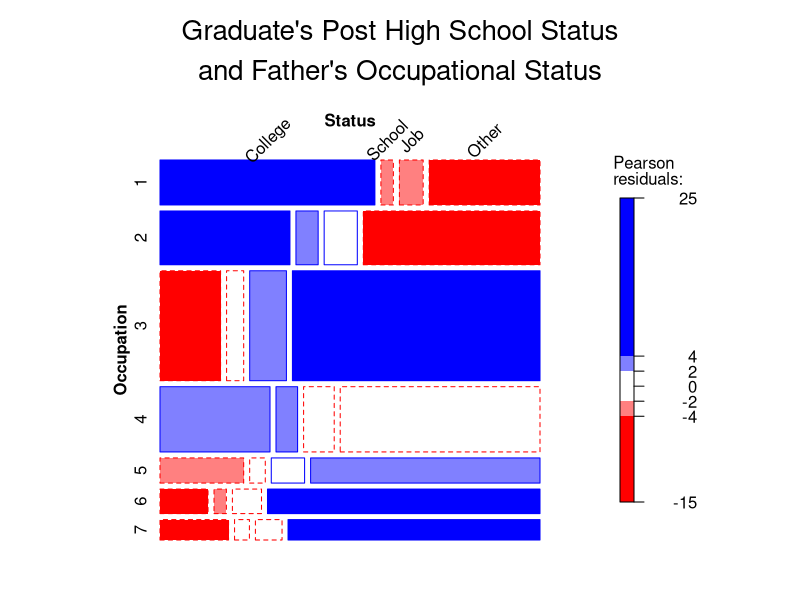
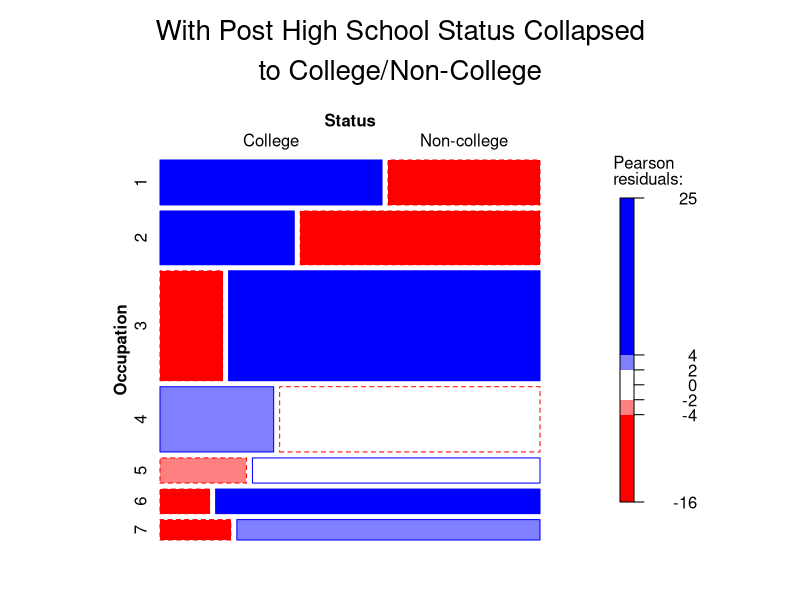
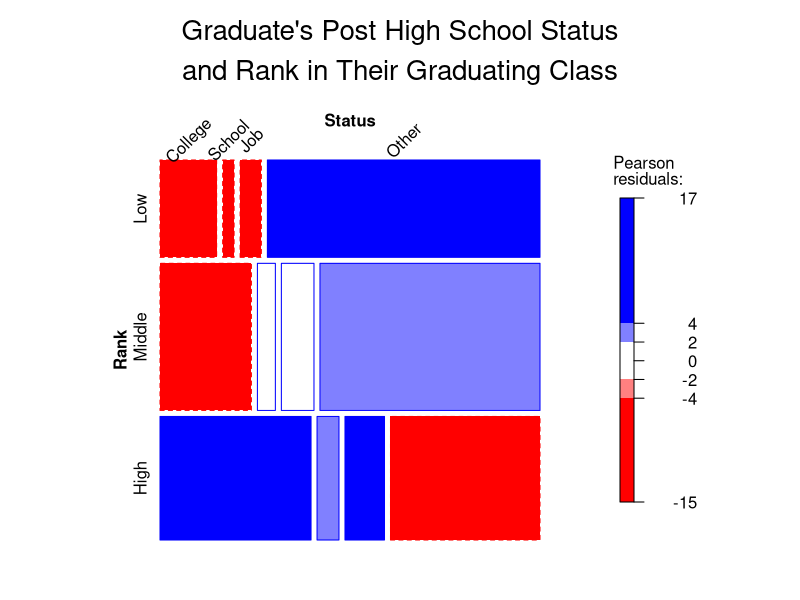
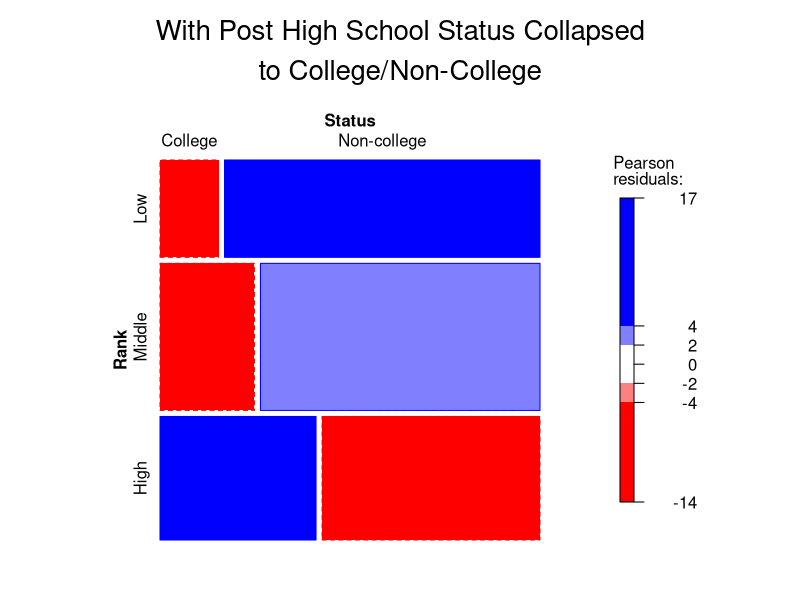
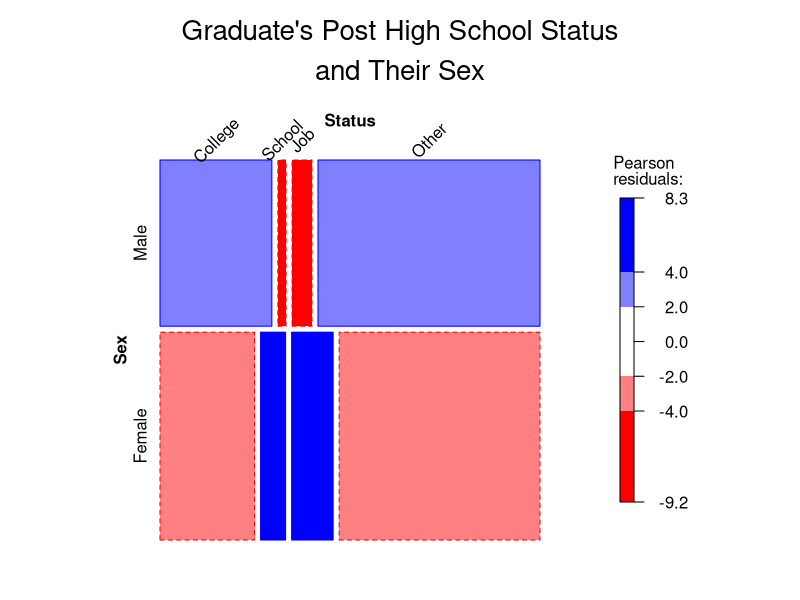
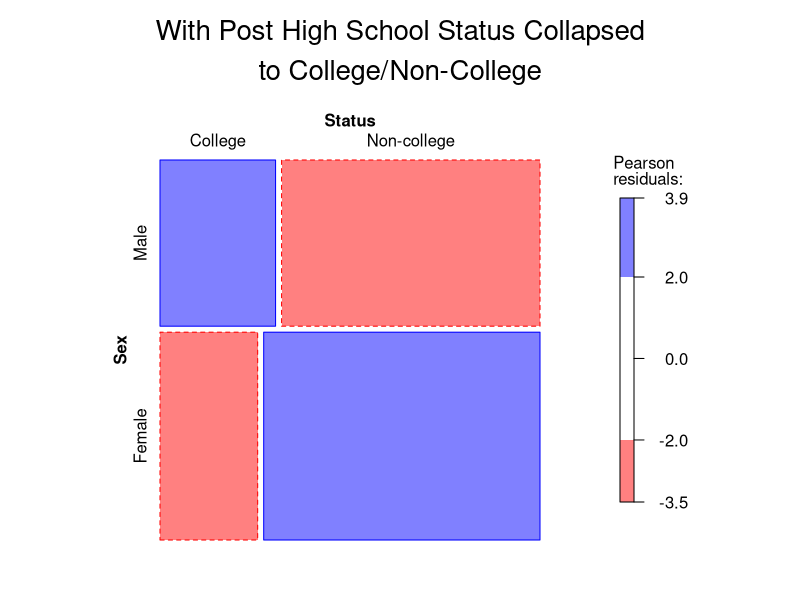
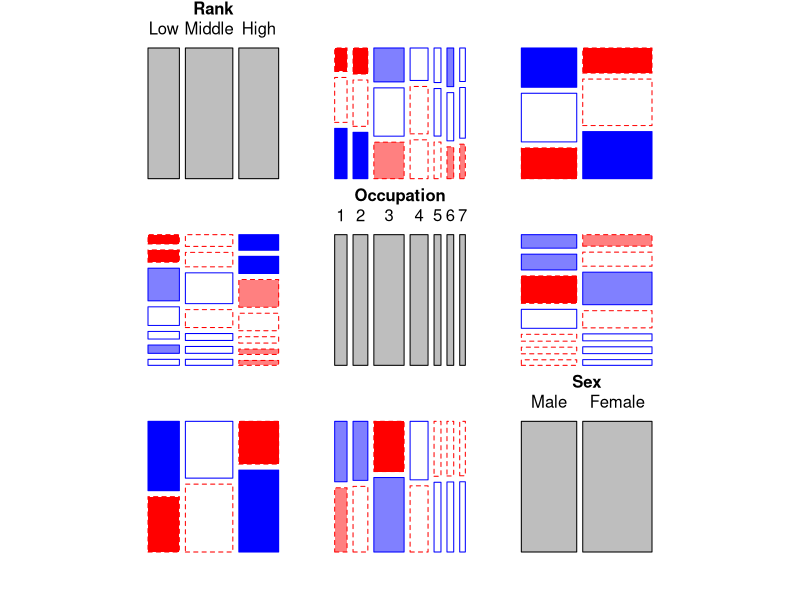
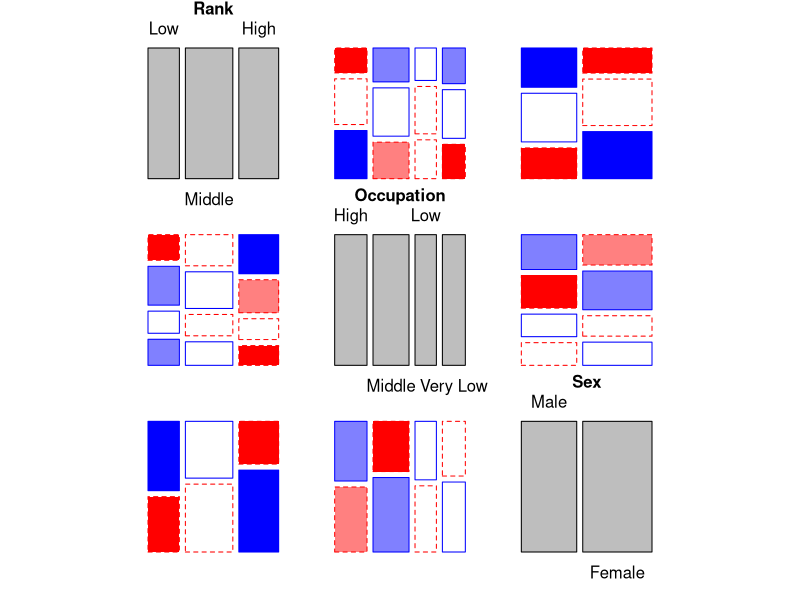

Generate these figures, in order, with R: (Note: this script raises an error after producing the figures.)
## ---- chunk 1
### Chunk options ###
knitr::opts_chunk$set(
  warning = FALSE,   # avoid warnings and messages in the output
  message = FALSE,
  fig.height = 6,    # set default figure size
  fig.width = 6.5,
  include = FALSE,
  echo = FALSE
)
###

### Packages ###
options(rgl.useNULL = TRUE)
library(vcdExtra)
library(MASS)
library(ca)
library(ggplot2)
library(dplyr)
library(car)
###

### Functions ###
no_lead_zero <- function(p){
  #' Takes a statistic and returns it as a string without the leading zero. 
  #' Useful for p-values. 
  #' Code retrieved from: https://stackoverflow.com/questions/49186893/remove-leading-0s-with-stringr-in-r

  return(sub("^0+", "", p))
}

as_table <- function(obj, freq = NULL, dims = NULL){
  #'Converts object (`obj`) in frequency or case form into table form. The 
  #'column containing the frequencies (`freq`) must be supplied if `obj` is in 
  #'frequency form.
  
  # If user supplied a table or array, return it back to them
  if (length(intersect(c("table", "array"), class(obj))) > 0){
    
    tab <- as.table(obj) # Handle arrays
    
    # To include dimensions if specified
    if (!is.null(dims)){
      tab <- margin.table(tab, margin = dims)
    }
    
    return(tab)
  }
  
  
  # If obj is a tibble, convert to data frame
  else if (length(intersect("tbl", class(obj))) > 0){
    obj <- as.data.frame(obj)
  }
  
  if (!is.null(dims)){ # If dims supplied by user, use those
    cols <- dims
  }
  else { # If dims NOT supplied by user, use everything else
    cols <- colnames(obj)
  }
  
  if (!is.null(freq)){  # If freq supplied by user, then... (freq form)
    cols <- cols[cols != freq] # Remove freq column
    tab <- xtabs(reformulate(cols, response = freq), data = obj) # freq ~ cols
  }
  else { # If freq NOT supplied by user, and not array, then... (case form)
    tab <- xtabs(reformulate(cols), data = obj)
    
    # Check if user forgot to supply freq, warn if they potentially forgot
    common <- c("n", "freq", "frequency", "count")
    if (length(intersect(tolower(colnames(obj)), common)) > 0){
      warning("Ensure a value for 'freq' was supplied if your data was in frequency form.")
    }
  }
  return(tab)
}
###



#####################################################################################
#           CLAUDE GENERATED FUNCTION/FIX TO vcd::pairs_diagonal_mosaic()           #
#           https://claude.ai/share/919799b9-554b-4d77-8fd4-b30cd338e7d6            #

# Fixed version of pairs_diagonal_mosaic that actually honours the labeling argument
my_diagonal_mosaic <- function(split_vertical = TRUE,
                               margins = unit(0, "lines"),
                               offset_labels = -0.4,
                               offset_varnames = 0,
                               gp = NULL,
                               fill = "grey",
                               labeling = labeling_values,
                               alternate_labels = TRUE,
                               ...) {
  function(x, i) {
    if (is.function(fill))
      fill <- rev(fill(dim(x)[i]))
    if (is.null(gp))
      gp <- gpar(fill = fill)
    mosaic(margin.table(x, i),
           newpage = FALSE,
           split_vertical = split_vertical,
           margins = margins,
           offset_labels = offset_labels,
           offset_varnames = offset_varnames,
           prefix = "diag",
           gp = gp,
           labeling = labeling,     # now uses the argument, not hardcoded
           labeling_args = list(alternate_labels = alternate_labels),
           ...)
  }
}
class(my_diagonal_mosaic) <- "grapcon_generator"

#####################################################################################
## ---- chunk 2
data("Hoyt", package = "vcdExtra")

status_occup <- margin.table(Hoyt, c("Status", "Occupation")) |> CMHtest() # row means

# Analyze college vs non-college
distinct_status <- collapse.table(
  Hoyt, Status = c("College", "Non-college", "Non-college", "Non-college")
)

dist_status_occup <- margin.table(distinct_status, c("Status", "Occupation")) |> CMHtest() # row means


## For inline reporting ##
chisqStat.status_occup <- status_occup$table["rmeans","Chisq"] |> round(2)
chisqDF.status_occup <- status_occup$table["rmeans","Df"]
chisqStat.dist_status_occup <- dist_status_occup$table["rmeans","Chisq"] |> round(2)
chisqDF.dist_status_occup <- dist_status_occup$table["rmeans","Df"]
## ---- chunk 3
mosaic(
  ~ Occupation + Status, data = Hoyt,
  shading = TRUE, gp = shading_Friendly,
  rot_labels = c(top = 45),
  main = "Graduate's Post High School Status\nand Father's Occupational Status"
)
mosaic(
  ~ Occupation + Status, data = distinct_status,
  shading = TRUE, gp = shading_Friendly,
  main = "With Post High School Status Collapsed\nto College/Non-College"
)
## ---- chunk 4
status_rank <- margin.table(Hoyt, c("Status", "Rank")) |> CMHtest() # row means

dist_status_rank <- margin.table(distinct_status, c("Status", "Rank")) |> CMHtest() # row means


## For inline reporting ##
chisqStat.status_rank <- status_rank$table["rmeans","Chisq"] |> round(2)
chisqDF.status_rank <- status_rank$table["rmeans","Df"]
chisqStat.dist_status_rank <- dist_status_rank$table["rmeans","Chisq"] |> round(2)
chisqDF.dist_status_rank <- dist_status_rank$table["rmeans","Df"]
## ---- chunk 5
mosaic(
  ~ Rank + Status, data = Hoyt,
  shading = TRUE, gp = shading_Friendly,
  rot_labels = c(top = 45),
  main = "Graduate's Post High School Status\nand Rank in Their Graduating Class"
)
mosaic(
  ~ Rank + Status, data = distinct_status,
  shading = TRUE, gp = shading_Friendly,
  main = "With Post High School Status Collapsed\nto College/Non-College"
)
## ---- chunk 6
status_sex <- margin.table(Hoyt, c("Status", "Sex")) |> assocstats()

dist_status_sex <- margin.table(distinct_status, c("Status", "Sex")) |> assocstats()

## For inline reporting ##
chisqStat.status_sex <- status_sex$chisq_tests["Likelihood Ratio","X^2"] |> round(2)
chisqDF.status_sex <- status_sex$chisq_tests["Likelihood Ratio","df"]
chisqStat.dist_status_sex <- dist_status_sex$chisq_tests["Likelihood Ratio","X^2"] |> round(2)
chisqDF.dist_status_sex <- dist_status_sex$chisq_tests["Likelihood Ratio","df"]
deltaG2 <- chisqStat.status_sex - chisqStat.dist_status_sex
deltaG2_df <- chisqDF.status_sex - chisqDF.dist_status_sex
## ---- chunk 7
mosaic(
  ~ Sex + Status, data = Hoyt,
  shading = TRUE, gp = shading_Friendly,
  rot_labels = c(top = 45),
  main = "Graduate's Post High School Status\nand Their Sex"
)
mosaic(
  ~ Sex + Status, data = distinct_status,
  shading = TRUE, gp = shading_Friendly,
  main = "With Post High School Status Collapsed\nto College/Non-College"
)
## ---- chunk 8
pred_tab <- margin.table(Hoyt, c("Rank", "Occupation", "Sex"))

# Collapsing occupation to the following based on similarity in the mosaic plots:
# 1, 2 -> "High",   |         4 -> "Low"
#    3 -> "Middle"  |   5, 6, 7 -> "Very Low"

coll.pred_tab <- collapse.table(
  pred_tab,
  Occupation = c("High", "High", "Middle", "Low", "Very Low", "Very Low", "Very Low")
)

# Associations among predictors
cmh.rankocc <- CMHtest(margin.table(coll.pred_tab, c("Rank", "Occupation"))) # Test nonzero correlation
cmh.ranksex <- CMHtest(margin.table(coll.pred_tab, c("Rank", "Sex"))) # Test difference in column means
cmh.sexocc <- CMHtest(margin.table(coll.pred_tab, c("Sex", "Occupation"))) # Test difference in row means


## For inline reporting ##
chisqStat.cmh.rankocc <- cmh.rankocc$table["cor","Chisq"] |> round(2)
chisqDF.cmh.rankocc <- cmh.rankocc$table["cor","Df"]
chisqStat.cmh.ranksex <- cmh.ranksex$table["cmeans","Chisq"] |> round(2)
chisqDF.cmh.ranksex <- cmh.ranksex$table["cmeans","Df"]
chisqStat.cmh.sexocc <- cmh.sexocc$table["rmeans","Chisq"] |> round(2)
chisqDF.cmh.sexocc <- cmh.sexocc$table["rmeans","Df"]
pchisq.cmh.sexocc <- cmh.sexocc$table["rmeans","Prob"] |> round(2) |> no_lead_zero()
## ---- chunk 9
pairs(
  pred_tab, gp = shading_Friendly,
      
  ## Below code assisted by Claude: https://claude.ai/share/919799b9-554b-4d77-8fd4-b30cd338e7d6
  diag_panel = my_diagonal_mosaic,
  diag_panel_args = list(labeling = labeling_border(labels = TRUE))
  ##
)
## ---- chunk 10
# Collapse Hoyt table
coll_Hoyt <- collapse.table(
  Hoyt, 
  Occupation = c("High", "High", "Middle", "Low", "Very Low", "Very Low", "Very Low")
)

# MCA
mjca.coll_Hoyt <- mjca(coll_Hoyt, lambda = "Burt")


## For inline reporting ##
mjca.hoyt_dim1 <- round(mjca.coll_Hoyt$inertia.e[1] * 100, 2)
mjca.hoyt_dim2 <- round(mjca.coll_Hoyt$inertia.e[2] * 100, 2)
## ---- chunk 11
pairs(
  coll.pred_tab, gp = shading_Friendly,
      
  ## Below code assisted by Claude: https://claude.ai/share/919799b9-554b-4d77-8fd4-b30cd338e7d6
  diag_panel = my_diagonal_mosaic,
  diag_panel_args = list(labeling = labeling_border(labels = TRUE, alternate_labels = TRUE))
  ##
)
## ---- chunk 12
# Loglms
joint <- loglm(~Rank*Occupation*Sex + Status, data = coll_Hoyt) # [ROSe][St]

rankstat <- loglm(~Rank*Occupation*Sex + Rank*Status, data = coll_Hoyt) # [ROSe][RSt]

occupstat <- loglm(~Rank*Occupation*Sex + Status*(Rank + Occupation), data = coll_Hoyt) # [ROSe][RSt][OSt]

sexstat <- loglm(~Rank*Occupation*Sex + Status*(Rank + Occupation + Sex), data = coll_Hoyt) # [ROSe][RSt][OSt][SeSt]

statsexocc <- loglm(~Rank*Occupation*Sex + Status*Rank + Status*Sex*Occupation, data = coll_Hoyt) # [ROSe][OStSe][RSt]

statsexrank <- loglm(~Rank*Occupation*Sex + Status*(Sex*Occupation + Occupation*Rank), data = coll_Hoyt) # [ROSe][OStSe][ORSt]

# Model comparison
loglmComparison <- anova(joint, sexstat, statsexocc, statsexrank)


## For inline reporting ##
lrtStat.joint <- round(joint$lrt, 2)
lrtDF.joint <- joint$df
lrtStat.sexstat <- round(sexstat$lrt, 2)
lrtDF.sexstat <- sexstat$df
lrtStat.statsexocc <- round(statsexocc$lrt, 2)
lrtDF.statsexocc <- statsexocc$df

lrt_p.statsexocc <- summary(statsexocc)$tests["Likelihood Ratio", "P(> X^2)"] |> 
  round(3) |> 
  no_lead_zero()

lrtStat.statsexrank <- round(statsexrank$lrt, 2)
lrtDF.statsexrank <- statsexrank$df

lrt_p.statsexrank <- summary(statsexrank)$tests["Likelihood Ratio", "P(> X^2)"] |> 
  round(3) |> 
  no_lead_zero()

mod2.deltaG <- loglmComparison["Model 2","Delta(Dev)"] |> round(2)
mod2.deltaG_df <- loglmComparison["Model 2","Delta(df)"]
mod3.deltaG <- loglmComparison["Model 3","Delta(Dev)"] |> round(2)
mod3.deltaG_df <- loglmComparison["Model 3","Delta(df)"]
mod4.deltaG <- loglmComparison["Model 4","Delta(Dev)"] |> round(2)
mod4.deltaG_df <- loglmComparison["Model 4","Delta(df)"]
mod4.deltaG_p <- loglmComparison["Model 4","P(> Delta(Dev)"] |> round(3) |> no_lead_zero()
sat.deltaG <- loglmComparison["Saturated", "Delta(Dev)"] |> round(2)
sat.deltaG_df <- loglmComparison["Saturated", "Delta(df)"]
sat.deltaG_p <- loglmComparison["Saturated","P(> Delta(Dev)"] |> round(3) |> no_lead_zero()
## ---- chunk 13
### BELOW ADAPTED FROM Friendly & Meyer (2016; p. 245), Discrete Data Analysis with R ###
res <- plot(mjca.coll_Hoyt, labels= 0, pch= ".", cex.lab= 1.2)

# extract factor names and levels
coords <- data.frame(res$cols, mjca.coll_Hoyt$factors)
nlev <- mjca.coll_Hoyt$levels.n
fact <- unique(as.character(coords$factor))

cols <- c("blue", "red", "darkgreen", "black")
points(coords[,1:2], pch=rep(16:19, nlev), col=rep(cols, nlev), cex=1.2)
text(coords[,1:2], label=coords$level, col=rep(cols, nlev), pos=3, cex=1.2, xpd=TRUE)

legend(
  "bottomright", legend= c("Status", "Rank", "Occupation", "Sex"), title= "Factor", 
  title.col= "black", col = cols, text.col = cols, pch= 16:19, bg= "gray95", cex = 1.2
)
## ---- chunk 14
mosaic(
  statsexrank, gp = shading_Friendly, 
  labeling_args = list(
    rot_labels = c(right = 360),
    offset_labels = c(.02, 1, 0.02, 0.02),
    gp_labels = gpar(fontsize = 8)
  )
)
## ---- chunk 15
data("Vietnam", package = "vcdExtra")

# Capitalize variable names for plots
viet <- rename(Vietnam, "Sex" = sex, "Year" = year, "Response" = response)

# Male proportions sum to 1 and female proportions sum to 1 within each response category. Preparation for Figure 8.
respProps_viet <- (
  viet |> 
  group_by(Response, Sex) |> 
  mutate(Proportion = Freq / sum(Freq))
)


## Inline reporting ##
N <- sum(viet$Freq)
ns <- viet |> group_by(Sex) |> summarise(n = sum(Freq))
n_male <- ns$n[2]
n_female <- ns$n[1]

minmax.respProps <- as.data.frame( # Extract min and max proportions by sex
  respProps_viet |> 
    group_by(Sex, Response) |> 
    summarise(
      minprop = min(Proportion), 
      maxprop = max(Proportion)
    )
)

min.Fe_A <- minmax.respProps[1,"minprop"] |> round(2) |> no_lead_zero()
min.Fe_B <- minmax.respProps[2,"minprop"] |> round(2) |> no_lead_zero()
min.Fe_D <- minmax.respProps[4,"minprop"] |> round(2) |> no_lead_zero()
max.Fe_A <- minmax.respProps[1,"maxprop"] |> round(2) |> no_lead_zero()
max.Fe_B <- minmax.respProps[2,"maxprop"] |> round(2) |> no_lead_zero()
max.Fe_D <- minmax.respProps[4,"maxprop"] |> round(2) |> no_lead_zero()
min.Ma_D <- minmax.respProps[8,"minprop"] |> round(2) |> no_lead_zero()
max.Ma_B <- minmax.respProps[6,"maxprop"] |> round(2) |> no_lead_zero()
max.Ma_C <- minmax.respProps[7,"maxprop"] |> round(2) |> no_lead_zero()

female_yr3rspC_prop <- ( # Proportion of females in year 3 w/ repsponse "C"
  (
    respProps_viet |> 
      filter(Sex == "Female", Response == "C", Year == 3)
  )$Proportion |>
    round(2) |>
    no_lead_zero()
)

male_yr4rspD_prop <- ( # Proportion of males in year 4 w/ response "D"
  (
    respProps_viet |> 
      filter(Sex == "Male", Response == "D", Year == 4)
  )$Proportion |>
    round(2) |>
    no_lead_zero()
)
## ---- chunk 16
ggplot(respProps_viet, aes(x = Year, y = Proportion, fill = Sex, colour = Sex)) + 
  facet_wrap(vars(Response)) + 
  geom_point() + 
  geom_line() +
  scale_y_continuous(breaks = seq(0, 0.6, 0.1)) +
  coord_cartesian(ylim = c(0, 0.6)) +
  labs(subtitle = "Response") +
  theme(
    plot.subtitle = element_text(hjust = 0.5),
    panel.background = element_blank(),
    panel.border = element_rect()
  )
## ---- chunk 17
viet_tab <- as_table(viet, freq = "Freq") # Convert frequency -> table form

cotabplot(
  ~ Sex + Year | Response, data = viet_tab, 
  shade = TRUE, gp = shading_Friendly,
  legend = FALSE
)
## ---- chunk 18
# Create tables
tab.viet_sex <- margin.table(viet_tab, margin = c("Sex", "Response"))
tab.viet_year <- margin.table(viet_tab, margin = c("Year", "Response"))

# Statistical tests for association
cmh.viet_sex <- CMHtest(tab.viet_sex) # Test row means
cmh.viet_year <- CMHtest(tab.viet_year) # Test nonzero correlation

## Inline reporting ##
chisqStat.cmh.viet_sex <- cmh.viet_sex$table["rmeans","Chisq"] |> round(2)
chisqDF.cmh.viet_sex <- cmh.viet_sex$table["rmeans","Df"]
chisqStat.cmh.viet_year <- cmh.viet_year$table["cor","Chisq"] |> round(2)
chisqDF.cmh.viet_year <- cmh.viet_year$table["cor","Df"]
## ---- chunk 19
mosaic(
  tab.viet_sex, shade = TRUE, gp = shading_Friendly,
  main = "Association Between Response and Sex,\nSummed Over Year"
)
mosaic(
  tab.viet_year, shade = TRUE, gp = shading_Friendly,
  main = "Association Between Response and Year,\nSummed Over Sex"
)
## ---- chunk 20
mjca.viet_tab <- mjca(viet_tab, lambda = "Burt")

## For inline reporting ##
mjca.viet_dim1 <- round(mjca.viet_tab$inertia.e[1] * 100, 2)
mjca.viet_dim2 <- round(mjca.viet_tab$inertia.e[2] * 100, 2)
## ---- chunk 21
### BELOW ADAPTED FROM Friendly & Meyer (2016; p. 245), Discrete Data Analysis with R ###
res <- plot(mjca.viet_tab, labels= 0, pch= ".", cex.lab= 1.2)

# extract factor names and levels
coords <- data.frame(res$cols, mjca.viet_tab$factors)
nlev <- mjca.viet_tab$levels.n
fact <- unique(as.character(coords$factor))

cols <- c("blue", "red", "black")
points(coords[,1:2], pch=rep(16:18, nlev), col=rep(cols, nlev), cex=1.2)
text(coords[,1:2], label=coords$level, col=rep(cols, nlev), pos=3, cex=1.2, xpd=TRUE)

legend(
  "topright", legend= c("Sex", "Year", "Response"), title= "Factor", 
  title.col= "black", col = cols, text.col = cols, pch= 16:18, bg= "gray95", cex = 1.2
)
## ---- chunk 22
loglm.viet_simple <- loglm(~(Year*Sex) + Response, data = viet_tab) # [YS][R]

loglm.viet_respYear <- loglm(~(Year*Sex) + Response*Year, data = viet_tab) # [YS][RY]

loglm.viet <- loglm(~(Year*Sex) + Response*(Year + Sex), data = viet_tab) # [YS][RY][RS]; good fit

# Model comparison
loglmComp.viet <- anova(loglm.viet_simple, loglm.viet_respYear, loglm.viet)


## Inline reporting ##
lrtStat.viet_simple <- round(loglm.viet_simple$lrt, 2)
lrtDF.viet_simple <- loglm.viet_simple$df
lrtStat.viet_respYear <- round(loglm.viet_respYear$lrt, 2)
lrtDF.viet_respYear <- loglm.viet_respYear$df
lrtStat.viet <- round(loglm.viet$lrt, 2)
lrtDF.viet <- loglm.viet$df

lrt_p.viet <- summary(loglm.viet)$tests["Likelihood Ratio", "P(> X^2)"] |> 
  round(3) |> 
  no_lead_zero()

mod2vs1.deltaG <- loglmComp.viet["Model 2","Delta(Dev)"] |> round(2)
mod2vs1.deltaDF <- loglmComp.viet["Model 2","Delta(df)"]
mod3vs2.deltaG <- loglmComp.viet["Model 3","Delta(Dev)"] |> round(2)
mod3vs2.deltaDF <- loglmComp.viet["Model 3","Delta(df)"]
modSatvs3.deltaG <- loglmComp.viet["Saturated","Delta(Dev)"] |> round(2)
modSatvs3.deltaDF <- loglmComp.viet["Saturated","Delta(df)"]
modSatvs3.p <- loglmComp.viet["Saturated","P(> Delta(Dev)"] |> round(3) |> no_lead_zero()
## ---- chunk 23
mosaic(loglm.viet, gp = shading_Friendly)
